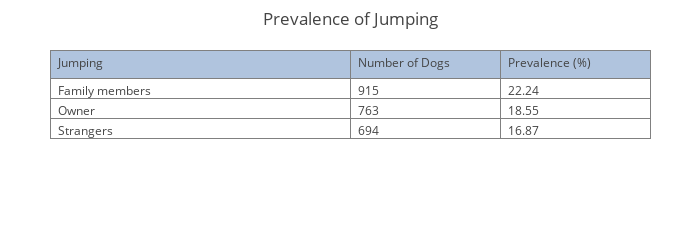

The code cell stored with this chart in its notebook:
### Markdown cell above
### 4.6 Jumping:

### Code cell
# Create the necessary dataframe.
fields = ', '.join(FR.fields[CATEGORY[5]])
labels = list(FR.labels[CATEGORY[5]].values())
df = createNumericDataFrame(DOG_TABLE, fields, labels, filtered=True)

# Get individual behavior problem counts and display as a table.
sums = df.sum()
sums = sums.sort_values(ascending=False)

# Calculate the prevalence of each behavior problem.
prevalences = sums.apply(PREVALENCE)

# Get individual behavior problem counts and display as a table.
data = [go.Table(columnwidth = [200, 100, 100],
                 header=dict(values=[CATEGORY[5], 'Number of Dogs', 'Prevalence (%)'],
                             fill = dict(color='#B0C4DE'),
                             align = ['left'] * 3),
                 cells=dict(values=[sums.index.values, sums.values, prevalences.values],
                            align = ['left'] * 3,
                            format = [None, 'd', '.2f']))]
layout = go.Layout(title='Prevalence of {}'.format(CATEGORY[5]),
                   width=700,
                   height=200,
                   margin=go.Margin(l=50, r=50, b=50, t=50, pad=4))
fig = dict(data=data, layout=layout)
if SAVE_OUTPUT:
    py.plot(fig, image='png', image_width=700, image_height=200,
            image_filename='4_6_jumping')
py.iplot(fig)

### Figure 1 — Plotly figure (JSON) as saved in the notebook; plotly's stock layout.template omitted (floating-point values rounded to 4 significant figures)
{"data": [{"cells": {"align": ["left", "left", "left"], "format": [null, "d", ".2f"], "values": [["Family members", "Owner", "Strangers"], [915, 763, 694], [22.24, 18.55, 16.87]]}, "columnwidth": [200, 100, 100], "header": {"align": ["left", "left", "left"], "fill": {"color": "#B0C4DE"}, "values": ["Jumping", "Number of Dogs", "Prevalence (%)"]}, "type": "table"}], "layout": {"height": 200, "margin": {"b": 50, "l": 50, "pad": 4, "r": 50, "t": 50}, "title": "Prevalence of Jumping", "width": 700}}
